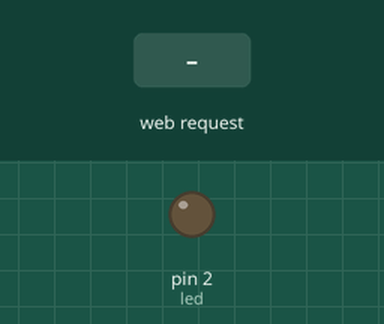
The program below on a simulated MicroPython board. Parts: output pins drawn as LEDs (lit = HIGH). The inputs (shaded band) are chosen by the test bench. WiFi joins after 1.5 s; what the program prints to the serial console is not drawn.

Above: at 1.2 s.
1.3 s: HTTP request GET /encender received
At 2.6 s:
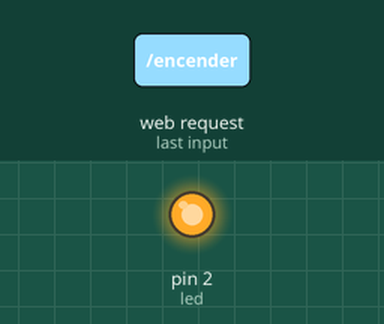
3.5 s: HTTP request GET /apagar received
At 4.8 s:
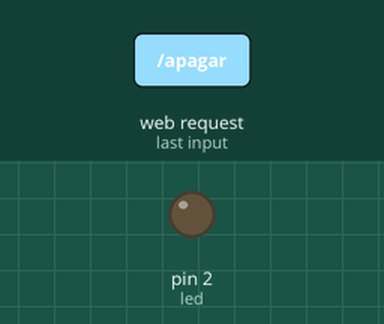
Timing chart, 0 to 6.5 s (numbered marks = the images above; inputs shaded):
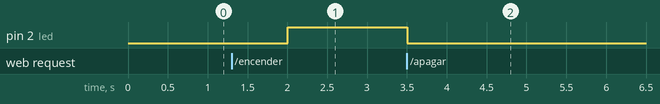

Measured:
- after the input at 1.3 s, pin 2 (led): LOW → HIGH after 0.71 s
- after the input at 3.5 s, pin 2 (led): HIGH → LOW at once

The program:

remote.py
```python
import network
import socket
import uasyncio as asyncio
from machine import Pin

# Configure the LED
led = Pin(2, Pin.OUT)

# Connect to Wi-Fi
async def conectar_wifi():
    wlan = network.WLAN(network.STA_IF)
    wlan.active(True)
    wlan.connect('IOTNET_2.4', '10T@ATC_')

    while not wlan.isconnected():
        print("Conectando...")
        await asyncio.sleep(1)

    print("Conectado con éxito!")
    print("Dirección IP:", wlan.ifconfig()[0])

# Handle HTTP requests
async def handle_request(cl):
    request = cl.recv(1024)
    print("Solicitud recibida:", request)

    response_body = ""

    if b'/encender' in request:
        if led.value() == 1:  # LED already on
            response_body = "<html><body><h1>LED ya estaba encendido</h1></body></html>"
        else:  # LED off, turn on
            led.on()
            response_body = "<html><body><h1>LED encendido</h1></body></html>"
    elif b'/apagar' in request:
        if led.value() == 0:  # LED already off
            response_body = "<html><body><h1>LED no estaba encendido</h1></body></html>"
        else:  # LED on, turn off
            led.off()
            response_body = "<html><body><h1>LED apagado</h1></body></html>"
    else:
        response_body = "<html><body><h1>Comando no reconocido</h1></body></html>"

    # Build the HTTP response
    response = """HTTP/1.1 200 OK\r\nContent-Type: text/html\r\n\r\n""" + response_body
    cl.send(response.encode())  # Send the response
    cl.close()  # Close the connection

# Create an HTTP server
async def iniciar_servidor():
    addr = socket.getaddrinfo('0.0.0.0', 80)[0][-1]  # Listen on all interfaces on port 80
    s = socket.socket()
    s.bind(addr)
    s.listen(1)

    print("Servidor HTTP escuchando en:", addr)

    while True:
        cl, addr = s.accept()  # Wait for a client to connect
        print("Cliente conectado desde:", addr)
        await handle_request(cl)  # Handle the request asynchronously

# Main function
async def main():
    await conectar_wifi()  # Connect to Wi-Fi
    await iniciar_servidor()  # Start the server

# Run the event loop
asyncio.run(main())
```
